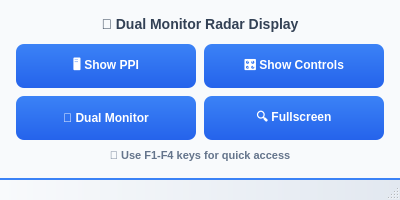
<?xml version="1.0" encoding="UTF-8"?>
<ui version="4.0">
 <class>CMapMainWindow</class>
 <widget class="QMainWindow" name="CMapMainWindow">
  <property name="geometry">
   <rect>
    <x>0</x>
    <y>0</y>
    <width>400</width>
    <height>200</height>
   </rect>
  </property>
  <property name="minimumSize">
   <size>
    <width>400</width>
    <height>200</height>
   </size>
  </property>
  <property name="maximumSize">
   <size>
    <width>500</width>
    <height>250</height>
   </size>
  </property>
  <property name="windowTitle">
   <string>🎯 Radar Display - Window Manager</string>
  </property>
  <property name="styleSheet">
   <string notr="true">QMainWindow {
    background: qlineargradient(x1:0, y1:0, x2:1, y2:1, stop:0 #f8fafc, stop:1 #e2e8f0);
}</string>
  </property>
  <widget class="QWidget" name="centralWidget">
   <property name="styleSheet">
    <string notr="true">QWidget {
    background-color: #f8fafc;
    color: #1e293b;
    font-family: 'Segoe UI', Arial, sans-serif;
}

QPushButton {
    background: qlineargradient(x1:0, y1:0, x2:0, y2:1, stop:0 #3b82f6, stop:1 #2563eb);
    color: white;
    border: none;
    border-radius: 8px;
    padding: 8px 16px;
    font-weight: 600;
    font-size: 12px;
    min-height: 28px;
}

QPushButton:hover {
    background: qlineargradient(x1:0, y1:0, x2:0, y2:1, stop:0 #2563eb, stop:1 #1d4ed8);
}

QPushButton:pressed {
    background: qlineargradient(x1:0, y1:0, x2:0, y2:1, stop:0 #1d4ed8, stop:1 #1e40af);
}

QLabel {
    color: #334155;
    font-weight: 600;
    font-size: 14px;
}</string>
   </property>
   <layout class="QVBoxLayout" name="verticalLayout">
    <property name="spacing">
     <number>12</number>
    </property>
    <property name="leftMargin">
     <number>16</number>
    </property>
    <property name="topMargin">
     <number>16</number>
    </property>
    <property name="rightMargin">
     <number>16</number>
    </property>
    <property name="bottomMargin">
     <number>16</number>
    </property>
    <item>
     <widget class="QLabel" name="titleLabel">
      <property name="text">
       <string>🎯 Dual Monitor Radar Display</string>
      </property>
      <property name="alignment">
       <set>Qt::AlignCenter</set>
      </property>
     </widget>
    </item>
    <item>
     <layout class="QHBoxLayout" name="windowButtonsLayout">
      <property name="spacing">
       <number>8</number>
      </property>
      <item>
       <widget class="QPushButton" name="showPPIButton">
        <property name="text">
         <string>🖥️ Show PPI</string>
        </property>
        <property name="toolTip">
         <string>Show PPI Window (F1)</string>
        </property>
       </widget>
      </item>
      <item>
       <widget class="QPushButton" name="showControlsButton">
        <property name="text">
         <string>🎛️ Show Controls</string>
        </property>
        <property name="toolTip">
         <string>Show Controls Window (F2)</string>
        </property>
       </widget>
      </item>
     </layout>
    </item>
    <item>
     <layout class="QHBoxLayout" name="arrangementButtonsLayout">
      <property name="spacing">
       <number>8</number>
      </property>
      <item>
       <widget class="QPushButton" name="arrangeDualButton">
        <property name="text">
         <string>📐 Dual Monitor</string>
        </property>
        <property name="toolTip">
         <string>Arrange for Dual Monitor (F3)</string>
        </property>
       </widget>
      </item>
      <item>
       <widget class="QPushButton" name="fullscreenButton">
        <property name="text">
         <string>🔍 Fullscreen</string>
        </property>
        <property name="toolTip">
         <string>Toggle Fullscreen (F4)</string>
        </property>
       </widget>
      </item>
     </layout>
    </item>
    <item>
     <widget class="QLabel" name="helpLabel">
      <property name="text">
       <string>💡 Use F1-F4 keys for quick access</string>
      </property>
      <property name="alignment">
       <set>Qt::AlignCenter</set>
      </property>
      <property name="styleSheet">
       <string notr="true">QLabel { color: #64748b; font-size: 11px; }</string>
      </property>
     </widget>
    </item>
   </layout>
  </widget>
  <widget class="QStatusBar" name="statusBar">
   <property name="styleSheet">
    <string notr="true">QStatusBar {
    background: qlineargradient(x1:0, y1:0, x2:1, y2:0, stop:0 #f8fafc, stop:1 #e2e8f0);
    color: #334155;
    border-top: 2px solid #3b82f6;
    font-size: 11px;
    font-weight: 500;
    padding: 4px;
}</string>
   </property>
  </widget>
 </widget>
 <layoutdefault spacing="6" margin="11"/>
 <resources/>
 <connections/>
</ui>
